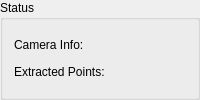
    <widget class="QGroupBox" name="groupBox_5">
     <property name="sizePolicy">
      <sizepolicy hsizetype="Preferred" vsizetype="Maximum">
       <horstretch>0</horstretch>
       <verstretch>0</verstretch>
      </sizepolicy>
     </property>
     <property name="title">
      <string>Status</string>
     </property>
     <layout class="QGridLayout" name="gridLayout_10">
      <item row="1" column="1">
       <widget class="QLabel" name="pointinfo_label">
        <property name="sizePolicy">
         <sizepolicy hsizetype="Minimum" vsizetype="Maximum">
          <horstretch>0</horstretch>
          <verstretch>0</verstretch>
         </sizepolicy>
        </property>
        <property name="text">
         <string/>
        </property>
       </widget>
      </item>
      <item row="0" column="1">
       <widget class="QLabel" name="caminfo_label">
        <property name="sizePolicy">
         <sizepolicy hsizetype="Minimum" vsizetype="Maximum">
          <horstretch>0</horstretch>
          <verstretch>0</verstretch>
         </sizepolicy>
        </property>
        <property name="text">
         <string/>
        </property>
       </widget>
      </item>
      <item row="1" column="0">
       <widget class="QLabel" name="label_3">
        <property name="sizePolicy">
         <sizepolicy hsizetype="Preferred" vsizetype="Maximum">
          <horstretch>0</horstretch>
          <verstretch>0</verstretch>
         </sizepolicy>
        </property>
        <property name="text">
         <string>Extracted Points:</string>
        </property>
       </widget>
      </item>
      <item row="0" column="0">
       <widget class="QLabel" name="label_38">
        <property name="sizePolicy">
         <sizepolicy hsizetype="Preferred" vsizetype="Maximum">
          <horstretch>0</horstretch>
          <verstretch>0</verstretch>
         </sizepolicy>
        </property>
        <property name="text">
         <string>Camera Info:</string>
        </property>
       </widget>
      </item>
     </layout>
    </widget>
